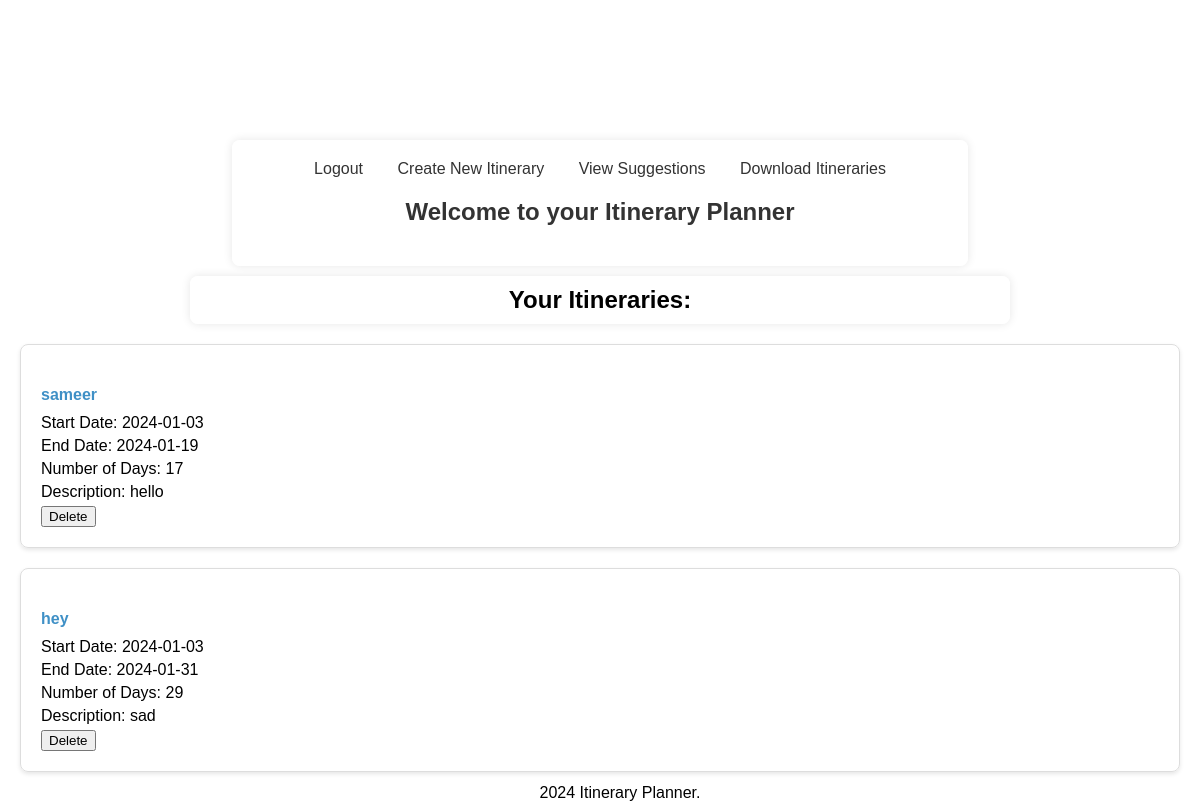
Screenshot of /home (signed in) with the database file from the repository.
### app.py (models this page shows)
class Itinerary(db.Model):
    id = db.Column(db.Integer, primary_key=True)
    user_id = db.Column(db.Integer, db.ForeignKey('user.id'), nullable=False)
    destination = db.Column(db.String(100), nullable=False)
    start_date = db.Column(db.Date, nullable=False)
    end_date = db.Column(db.Date, nullable=False)
    num_days = db.Column(db.Integer, nullable=False)  # New field
    description = db.Column(db.Text, nullable=False)

### app.py (the view)
@app.route('/home')
def home():
    if 'user_id' not in session:
        return redirect(url_for('login'))
    itineraries = Itinerary.query.filter_by(user_id=session['user_id']).all()
    return render_template('home.html', itineraries=itineraries)

### templates/home.html (shortened to what this page needs)
<!DOCTYPE html>
<html>
<head>
    <link rel="stylesheet" type="text/css" href="{{ url_for('static', filename='css/style.css') }}">
</head>
<body>
    <header>
        <h1>Itinerary Planner</h1>
    </header>
    <div class="container">
        <nav>
            <a href="{{ url_for('logout') }}">Logout</a>
            <a href="{{ url_for('create_itinerary') }}">Create New Itinerary</a>
            <a href="{{ url_for('suggestions') }}">View Suggestions</a>
            <a href="{{ url_for('download_itineraries') }}">Download Itineraries</a>
        </nav>
        <h2>Welcome to your Itinerary Planner</h2>
        </div>
        <h3>Your Itineraries:</h3>
        {% if itineraries %}
            {% for itinerary in itineraries %}
                <div class="itinerary">
                    <h4>{{ itinerary.destination }}</h4>
                    <p>Start Date: {{ itinerary.start_date }}</p>
                    <p>End Date: {{ itinerary.end_date }}</p>
                    <p>Number of Days: {{ itinerary.num_days }}</p>
                    <p>Description: {{ itinerary.description }}</p>
                    <form method="POST" action="{{ url_for('delete_itinerary', id=itinerary.id) }}">
                        <input type="submit" value="Delete">
                    </form>
                </div>
            {% endfor %}
        {% else %}
            <p><strong>You don't have any itineraries created yet. <a href="{{ url_for('create_itinerary') }}">Create your itinerary</a></p>
        {% endif %}
    <footer>
        2024 Itinerary Planner.
    </footer>
</body>
</html>

### static/css/style.css (style rules this page uses)
body { font-family: Arial, sans-serif; background-color: #f4f4f4; margin: 0; padding: 0; }
.login-container, .container { max-width: 300px; padding: 16px; margin: 0 auto; border-radius: 4px; box-shadow: 0px 0px 10px 0px rgba(0,0,0,0.1); }
.login-container h2, .container h2 { text-align: center; color: #333; }
.itinerary { background-color: #f9f9f9; padding: 10px; margin-bottom: 10px; border-radius: 4px; }
@media (min-width: 768px) { .container { width: 80%; } }
@media (min-width: 1200px) { .container { width: 60%; } }

### templates/home.html (style rules this page uses)
body { font-family: 'Arial', sans-serif; background: url('https://www.travelandleisure.com/thmb/SUVZlmLz2X0PsCzoF5bAfUaj430=/1500x0/filters:no_upscale():max_bytes(150000):strip_icc()/TAL-header-tignes-france-ski-lift-SNOWSKIEURO0223-eebdc2935b314404981c8135a1721204.jpg') center center fixed; background-size: cover; margin: 0; padding: 20px; }
h3 { text-align: center; color: #000000; font-size: 24px; margin: 10px auto 0; max-width: 800px; background-color: rgba(255, 255, 255, 0.8); padding: 10px; border-radius: 8px; box-shadow: 0 0 10px 0 rgba(0, 0, 0, 0.1); }
.itinerary { background-color: rgba(255,255,255,0.8); border: 1px solid #ddd; border-radius: 8px; padding: 20px; margin: 20px 0; box-shadow: 0 2px 4px rgba(0, 0, 0, 0.1); }
.itinerary h4 { color: #3f90c6; margin-bottom: 10px; }
.itinerary p { margin: 5px 0; color: #000000; }
.container { max-width: 800px; margin: 0 auto; background-color: rgba(255, 255, 255, 0.8); padding: 20px; border-radius: 8px; box-shadow: 0 0 10px 0 rgba(0, 0, 0, 0.1); }
header { text-align: center; background-color: rgba(238,238,238,0); color: #ffffff; padding: 20px; }
nav { text-align: center; margin-bottom: 20px; }
nav a { margin: 0 15px; text-decoration: none; color: #333; transition: color 0.3s ease; }
footer { position: fixed; bottom: 0; width: 100%; text-align: center; padding: 10px 0; background-color: rgba(238,238,238,0); }

### rows the page displays
Itinerary: destination "sameer", start_date "2024-01-03", end_date "2024-01-19", num_days "17", description "hello"
Itinerary: destination "hey", start_date "2024-01-03", end_date "2024-01-31", num_days "29", description "sad"
